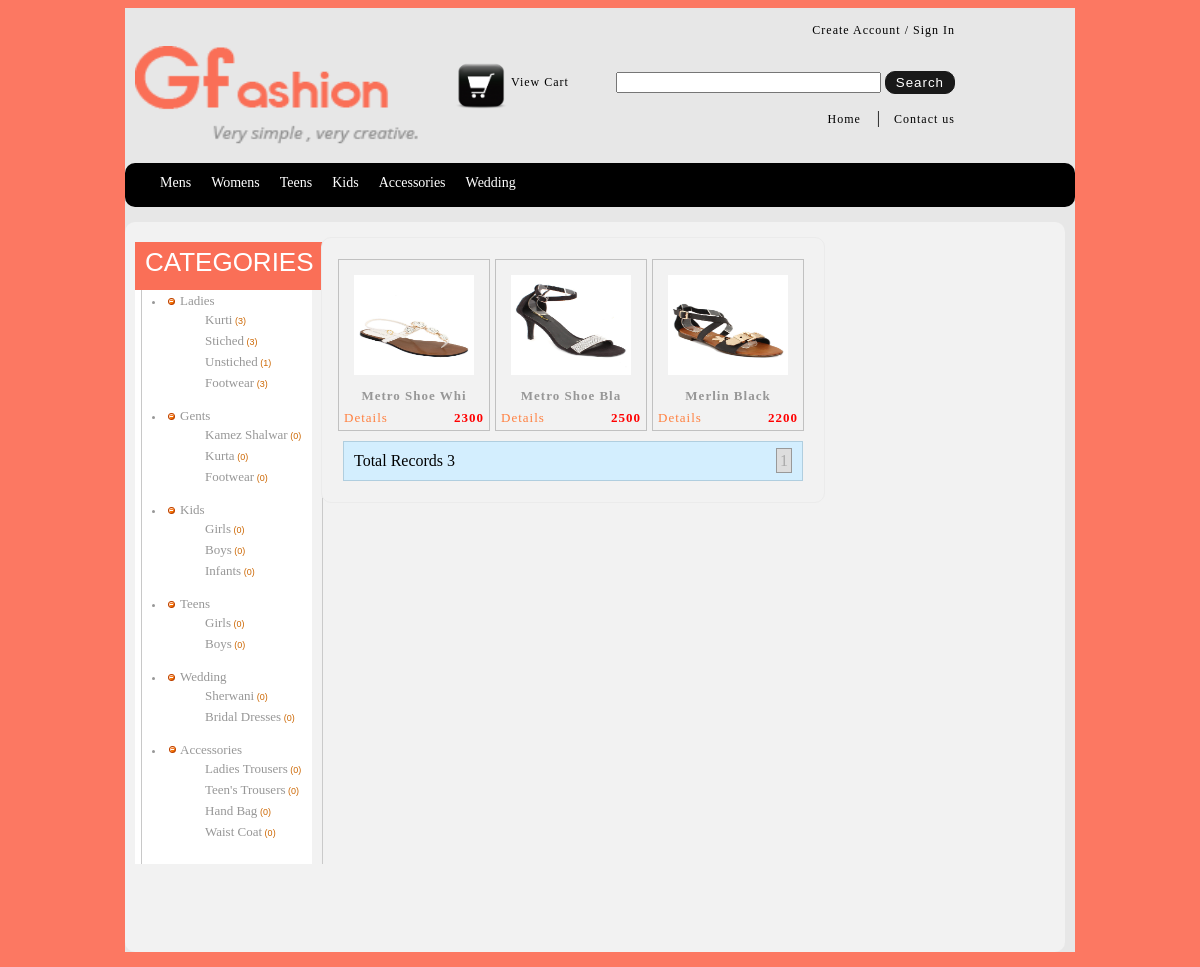
Page /footwear.php on the committed database.
### tables this page shows
CREATE TABLE IF NOT EXISTS `product_categories` (
  `id` int(11) NOT NULL AUTO_INCREMENT,
  `name` varchar(250) NOT NULL,
  `locked` enum('no','yes') NOT NULL DEFAULT 'no',
  PRIMARY KEY (`id`)
);

CREATE TABLE IF NOT EXISTS `product_subcategories` (
  `id` int(11) NOT NULL AUTO_INCREMENT,
  `categoryid` int(11) NOT NULL,
  `name` varchar(80) NOT NULL,
  PRIMARY KEY (`id`)
);

CREATE TABLE IF NOT EXISTS `products` (
  `id` int(11) NOT NULL AUTO_INCREMENT,
  `categoryid` int(11) NOT NULL,
  `sub_cat_id` int(11) NOT NULL,
  `title` varchar(80) NOT NULL,
  `description` text NOT NULL,
  `detail` text NOT NULL,
  `price` int(11) NOT NULL,
  `pic1` varchar(80) NOT NULL,
  `pic2` varchar(250) NOT NULL,
  `pic3` varchar(250) NOT NULL,
  `pic4` varchar(250) NOT NULL,
  `pic5` varchar(250) NOT NULL,
  `pic6` varchar(250) NOT NULL,
  `pic7` varchar(250) NOT NULL,
  `pic8` varchar(250) NOT NULL,
  `pic9` varchar(250) NOT NULL,
  `featured` enum('featured','normal') NOT NULL DEFAULT 'featured',
  `date_created` int(11) NOT NULL,
  `locked` enum('no','yes') NOT NULL DEFAULT 'no',
  `newarrival` enum('false','true') NOT NULL DEFAULT 'false',
  PRIMARY KEY (`id`)
);

### includes/classes/products.php (called while the page is built, shortened)
<?php
	class Products{
		private $db;
		function __construct($db){
			$this->db=$db;
		}
		function get_category_list(){
			$result=$this->db->query("select * from product_categories ");
			return $result;
		}
		function get_sub_cat_by_cat_id($id){
			$result=$this->db->query("select * from product_subcategories where categoryid='$id' ");
			return $result;
		}
		function get_display_image($id){
			$row=$this->db->fetch_array_by_query("select * from products where id=$id");
			for ($i=1;$i<=9;$i++){
				if ($row['pic'.$i]!='')
					return $row['pic'.$i];
			}
			return 'no-image.gif';
		}
	}
	$pro=new Products($db);
?>

### includes/classes/db.php (called while the page is built, shortened)
<?php
	class Database{
		function query($query){
			$result=mysql_query($query);
			if(!$result){
				echo $this->err_msg = '<div style="border:dashed 1px #ff0000; background:#ffffcc; padding:10px; margin:5px; color:#ff0000">'.mysql_error().'<br><br>'.$query.'</div>';
				return false;
			}else{
				return $result;
			}
		}
		function fetch_array($result){
			return mysql_fetch_array($result);
		}
		function num_rows($result){
			return mysql_num_rows($result);
		}
		function fetch_array_by_query($query){
			$result=$this->query($query);
			return mysql_fetch_array($result);
		}
	}
?>

### includes/classes/categories.php (called while the page is built, shortened)
<?php
	class product_categories{
		private $db;
		function __construct($db){
			$this->db=$db;
		}
		function get_product_count($sub_cat_id){
			$result=$this->db->query("select count(*) as total from products where sub_cat_id=$sub_cat_id");
			$row=$this->db->fetch_array($result);
			return $row['total'];
		}
	}
	$c=new product_categories($db);
?>

### includes/left.php (the view, shortened to what this page needs)
<div class="left_section">
    <div class="cat_Leftheading">CATEGORIES</div>
	<div class="left_cat_bg">
        <ul id="gray" class="treeview-famfamfam">
			<?php
                $cat_result=$pro->get_category_list();
                while($cat_row = mysql_fetch_array($cat_result)){
            ?>
            <li class="cat_list_head">
                <span><a href="products.php?cat_id=<?php echo $cat_row['id']?>"><?php echo $cat_row['name']?></a></span>
                <ul>
					<?php
                      $cat_id = $cat_row['id'];
                      $subcat_result = $pro->get_sub_cat_by_cat_id($cat_id);
                      while($subcat_row = mysql_fetch_array($subcat_result)){
                    ?>
                    <li ><span><a href="products.php?sub_cat_id=<?php echo $subcat_row['id']?>"><?php echo ucfirst($subcat_row['name'])?></a> <span style="color:#C60">(<?php echo $c->get_product_count($subcat_row['id'])?>)</span></span></li>
                    <?php
                      }
                    ?>
                </ul>
            </li>
			<?php
                }
            ?>
        </ul>
 	</div>
</div><?php

### footwear.php (shortened to what this page needs)
<?php
	include("includes/classes/db.php");
	include("includes/classes/cart.php");
	include("includes/classes/products.php");
	include("includes/classes/members.php");
	include("includes/classes/paging.php");
	include("includes/classes/categories.php");
?>
<!DOCTYPE html PUBLIC "-//W3C//DTD XHTML 1.0 Transitional//EN" "http://www.w3.org/TR/xhtml1/DTD/xhtml1-transitional.dtd">
<html xmlns="http://www.w3.org/1999/xhtml">
<head>
	<?php require("includes/common-header.php")?>
</head>
<body style=" background-color: #FC7862;">
    <div id="outer-wrapper" >
    	<?php require("includes/header.php")?>
   		<?php require("includes/navi.php")?>
        <div id="content" >
		<div id="leftcontainer" >
                <?php include("includes/left.php");?>
            </div>
            <div id="centercontainer" >
                   	<?php
						$query="select * from products where sub_cat_id='180' ".$where;
						$results_per_page=9;
						$page=intval($_REQUEST['page']);
						if($page<1) $page=1;
						$pg=new Paging($db,$query,$page,$results_per_page);
						$start=$pg->get_start();
						$query.=" order by id desc limit $start,$results_per_page";
						$res_pr=$db->query($query);
                        while($row=$db->fetch_array($res_pr)){
					?>
                   <div id="product">
                     <a href="product-detail.php?id=<?php echo $row['id'];?>"><img src="product-pics/<?php echo $pro->get_display_image($row['id']);?>" width="120" height="100" border="0"/></a>
                     <div id="info" style="margin-top:10px;"><?php echo substr($row['title'],0,14);?></div>
        	             <div id="info" style="padding:0px 5px;	margin:0px;float:left" > <a href="product-detail.php?id=<?php echo $row['id'];?>">Details</a> </div>
                         <div id="info" style="padding:0px 5px;margin:0px;float:right;color:#F00" ><?php echo $row['price']; ?></div>
					</div>
                   <?php } ?>
                  <?php if($pg->get_total_records() >0) {?>
                  <div class="pagingBar" style="margin:10px;">
                    	<div style="float:left">
                        	Total Records <?php echo $pg->get_total_records() ?>
                        </div>
                        <div style="float:right">
                        </div>
                        <br style="clear:both" />
                    </div>
                  <?php } else {?>
                  			<div style="font-family:Verdana, Geneva, sans-serif;font-size:16px;color:#F00;">No Product Found</div>
                  <?php } ?>
            </div>
    </div>
</body>
</html>

### css/styles.css (style rules this page uses)
#outer-wrapper { margin:auto; width:950px; height:auto; background-color: #E7E7E7; }
#content { width:920px; min-height:700px; margin:15px 0px; padding:15px 10px; border-radius:10px; background:#F2F2F2 !important; background: -moz-linear-gradient(top,#fe802a,#ff6801); background: -webkit-gradient(linear, left top, left bottom, from(#fe802a), to(#ff6801)); }
#leftcontainer { padding:5px 0px; width:170px; float:left; height:auto; }
#leftcontainer ul { padding:0px 0px 10px 25px; }
#leftcontainer li { list-style:disc;color:#979797; }
#leftcontainer a { text-decoration:none; color: #979797; font:13px verdana; }
#centercontainer { margin:0px 16px; padding:11px;width:480px; float:left; height:auto; border-radius:10px; border:1px solid #EBEBEB;background-color:#F2F2F2; }
#product { float:left; height:150px; width:150px; margin-left:5px; border:1px solid #C1C1C1; text-align:center;padding:15px 0px 5px 0px; margin-top:10px; }
#info { margin-top:10px; line-height:22px;color:#979797; font-size:13px; letter-spacing:1px; font-weight:600; }
#info a { font-size:13px; text-decoration:none;letter-spacing:1px; color:#FF8040; font-weight:normal; }
.pagingBar { border:solid 1px #B0CEDF; background:#D3EEFE; padding:10px; margin-bottom:10px; }
.left_section { float:left; width:187px; border-right:1px solid #cacaca; }
.cat_Leftheading { width:177px; height:43px; font-family:Arial, Helvetica, sans-serif; font-size:26px; color:#fff; background-color:#FA6F57; padding:5px 0 0 10px; }
.left_cat_bg { background:url(../images/catagoryleftitem_03.jpg) repeat-y; min-height:400px; width:172px; padding:0 0 0 5px; }
.left_cat_bg ul { padding:0px 0 0 15px; margin:0; list-style:none; font-family:Arial, Helvetica, sans-serif; font-size:12px; }
.left_cat_bg ul li.cat_list_head { font-family:Arial, Helvetica, sans-serif; font-size:11px; font-weight:bold; padding-bottom:2px; }
.left_cat_bg ul li.cat_list_head a { color:#91919 !important; text-decoration:none; }
.left_cat_bg ul li ul { padding:0; margin:0; list-style:none; }
.left_cat_bg ul li ul li { overflow:hidden; font-weight:normal; padding-bottom:2px; font-size:9px !important; }
.left_cat_bg ul li ul li a { text-decoration:none; color:#666666; }

### rows in the picture
product_categories: name "Ladies"
product_subcategories: name "Kurti", product_count "3"
product_subcategories: name "Stiched", product_count "3"
product_subcategories: name "Unstiched", product_count "1"
product_subcategories: name "Footwear", product_count "3"
product_categories: name "Gents"
product_subcategories: name "Kamez Shalwar", product_count "0"
product_subcategories: name "Kurta", product_count "0"
product_subcategories: name "Footwear", product_count "0"
product_categories: name "Kids"
product_subcategories: name "Girls", product_count "0"
product_subcategories: name "Boys", product_count "0"
product_subcategories: name "Infants", product_count "0"
product_categories: name "Teens"
product_subcategories: name "Girls", product_count "0"
product_subcategories: name "Boys", product_count "0"
product_categories: name "Wedding"
product_subcategories: name "Sherwani", product_count "0"
product_subcategories: name "Bridal Dresses", product_count "0"
product_categories: name "Accessories"
product_subcategories: name "Ladies Trousers", product_count "0"
product_subcategories: name "Teen's Trousers", product_count "0"
product_subcategories: name "Hand Bag", product_count "0"
product_subcategories: name "Waist Coat", product_count "0"
products: id+pic1 (picture), title "Metro Shoe Whi", price "2300"
products: id+pic1 (picture), title "Metro Shoe Bla", price "2500"
products: id+pic1 (picture), title "Merlin Black", price "2200"

### other values in the picture
$pg->get_total_records() "3"
